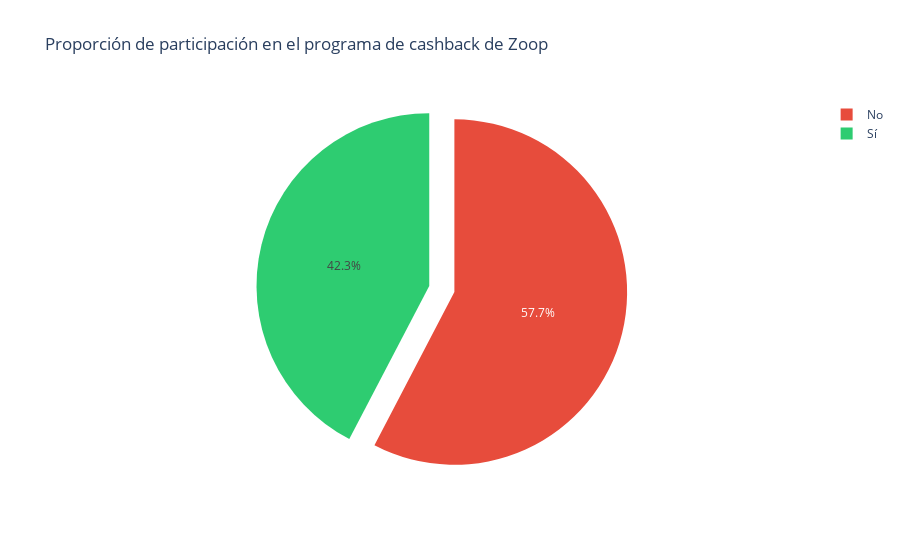

The notebook cell this image was saved under:
### Markdown cell above
## Gráfico 5: Clientes participantes del programa de cashback

### Code cell
import plotly.express as px

# Contar cuántos clientes participan o no en el programa
cashback_counts = df["cashback"].value_counts().reset_index()
cashback_counts.columns = ["Participa", "Cantidad"]

# Crear diccionario de colores personalizados
colores_personalizados = {"Sí": "#2ecc71", "No": "#e74c3c"}  # Verde  # Rojo

# Definir explosión para separar las secciones del gráfico
pull_valores = [0.1 if val == "Sí" else 0.05 for val in cashback_counts["Participa"]]

# Crear gráfico circular con colores y separación
fig = px.pie(
    cashback_counts,
    names="Participa",
    values="Cantidad",
    title="Proporción de participación en el programa de cashback de Zoop",
    color="Participa",
    color_discrete_map=colores_personalizados,
    # hole=0.3,
)

# Aplicar la separación (pull)
fig.update_traces(pull=pull_valores)

# Mostrar gráfico interactivo
fig.show()

### Figure 1 — Plotly figure (JSON) as saved in the notebook; plotly's stock layout.template omitted (floating-point values rounded to 4 significant figures)
{"data": [{"customdata": [["No"], ["Sí"]], "domain": {"x": [0, 1], "y": [0, 1]}, "hovertemplate": "Participa=%{customdata[0]}<br>Cantidad=%{value}<extra></extra>", "labels": ["No", "Sí"], "legendgroup": "", "marker": {"colors": ["#e74c3c", "#2ecc71"]}, "name": "", "pull": [0.05, 0.1], "showlegend": true, "type": "pie", "values": [3557, 2612]}], "layout": {"legend": {"tracegroupgap": 0}, "title": {"text": "Proporción de participación en el programa de cashback de Zoop"}}}
